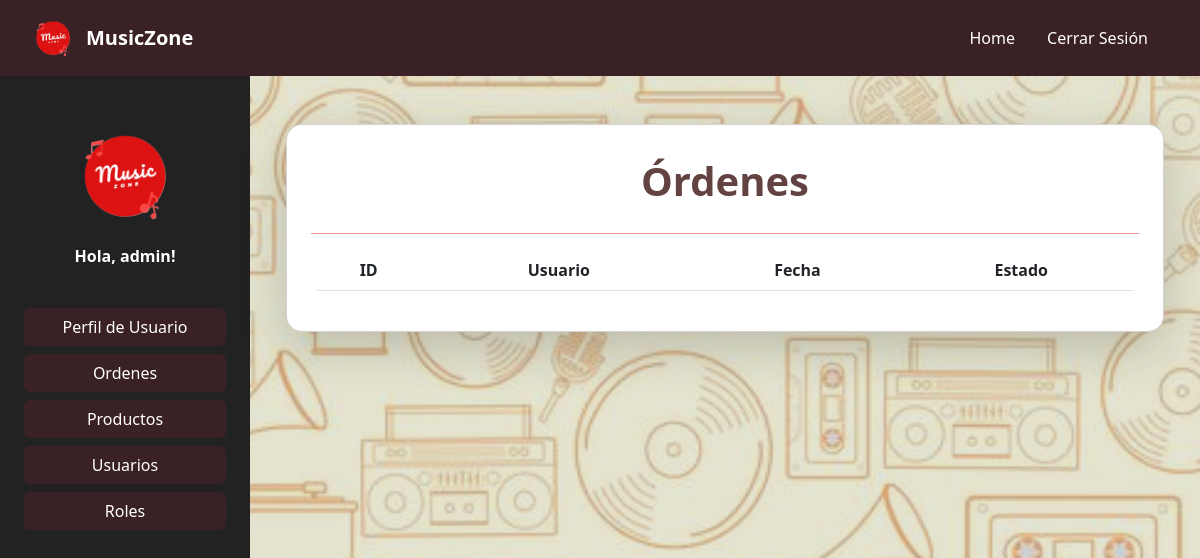
The page /ventas/ordenes/ (signed in) on the database as committed earlier.
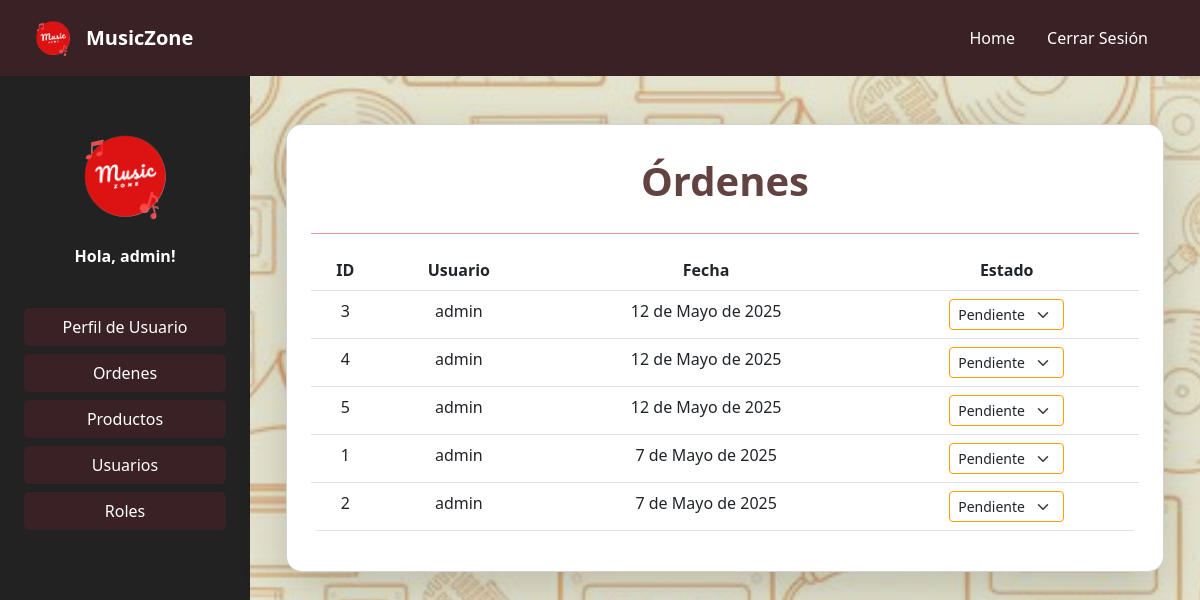
The same page on the database as committed later.
### Sales/models.py (models this page shows, shortened)
class Order(models.Model):
    class Status(models.TextChoices):
        PENDIENTE = 'pendiente', 'Pendiente'
        ENVIADA = 'enviado', 'Enviado'
        ENTREGADA = 'entregado', 'Entregado'
        RECIBIDO = 'recibido', 'Recibido'
    sale = models.ForeignKey(Sale, on_delete=models.CASCADE, verbose_name="Venta")
    status = models.CharField(max_length=10, choices=Status.choices, default=Status.PENDIENTE, verbose_name="Estado")
    order_date = models.DateField(verbose_name="Fecha de Pedido")

class Sale(models.Model):
    user = models.ForeignKey(User, on_delete=models.CASCADE, verbose_name="Usuario")
    total_price = models.IntegerField(verbose_name="Precio Total")
    date = models.DateField(verbose_name="Fecha")

### Users/models.py (models this page shows, shortened)
class User(AbstractUser):
    name = models.CharField(max_length=100, verbose_name='Nombre')
    last_name = models.CharField(max_length=100, verbose_name='Apellido')
    username = models.CharField(max_length=100, unique=True, verbose_name='Nombre de usuario')
    email = models.EmailField(unique=True, verbose_name='Correo electrónico')
    role = models.ForeignKey(Role, on_delete=models.CASCADE, verbose_name='Rol', null=True, blank=True)
    EMAIL_FIELD = 'email'
    USERNAME_FIELD = 'username'
    REQUIRED_FIELDS = ['email', 'name', 'last_name']

### Sales/views.py (the view)
# urls.py: path("ordenes/", views.order_list, name="order_list"),
@login_required
def order_list(request):
    if request.user.is_staff:
        orders = Order.objects.select_related('sale', 'sale__user').all().order_by('-order_date')
    else:
        orders = Order.objects.filter(sale__user=request.user).order_by('-order_date')
    return render(request, 'order_list.html', {'orders': orders})

### Sales/templates/order_list.html (shortened to what this page needs)
{% extends 'base.html' %}
{% load static %}
{% block content %}
<div class="container py-4">
    <div class="card shadow-lg rounded-4 p-4" style="background-color:white;">
        <h1 class="text-center fw-bold mt-2 mb-4" style="color: #634242">Órdenes</h1>
        <hr class="border-1 opacity-75 mt-1 mb-3" style="color: rgb(230, 120, 120);">
        <div class="table-responsive">
            <table class="table table-hover rounded-3 overflow-hidden">
                <thead class="text-white">
                    <tr class="text-center">
                        {% if user.is_staff%}<th>ID</th>{% endif %}
                        <th>Usuario</th>
                        <th>Fecha</th>
                        <th>Estado</th>
                    </tr>
                </thead>
                <tbody>
                    {% for order in orders %}
                    <tr>
                        {% if user.is_staff %}<td class="text-center">{{ order.id }}</td>{% endif %}
                        <td class="text-center">{{ order.sale.user.username }}</td>
                        <td class="text-center">{{ order.order_date }}</td>
                        <td class="text-center">
                            {% if request.user.is_staff %}
                            <form action="{% url 'sales:toggle_order_status' order.id %}" method="post" class="d-inline">
                                <select name="new_status" class="form-select form-select-sm w-auto d-inline" style="border-color: #ff9f00;" onchange="this.form.submit()">
                                    <option value="pendiente" {% if order.status == 'pendiente' %}selected{% endif %}>Pendiente</option>
                                </select>
                            </form>
                            {% else %}
                            <span class="text-muted">No permitido</span>
                            {% endif %}
                        </td>
                    </tr>
                    {% endfor %}
                </tbody>
            </table>
        </div>
    </div>
</div>
{% endblock %}

Rows that differ between the two databases and show on the page:
added Order: id "3", sale.user.username "admin", order_date "12 de Mayo de 2025"
added Order: id "4", sale.user.username "admin", order_date "12 de Mayo de 2025", new_status "Pendiente"
added Order: id "5", sale.user.username "admin", order_date "12 de Mayo de 2025", new_status "Pendiente"
added Order: id "1", sale.user.username "admin", order_date "7 de Mayo de 2025"
added Order: id "2", sale.user.username "admin", order_date "7 de Mayo de 2025"
